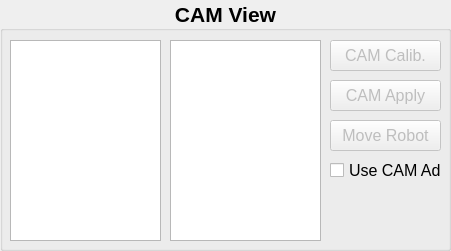
   <widget class="QGroupBox" name="camview_groupBox">
    <property name="geometry">
     <rect>
      <x>320</x>
      <y>180</y>
      <width>451</width>
      <height>251</height>
     </rect>
    </property>
    <property name="font">
     <font>
      <pointsize>16</pointsize>
      <weight>75</weight>
      <bold>true</bold>
     </font>
    </property>
    <property name="title">
     <string>CAM View</string>
    </property>
    <property name="alignment">
     <set>Qt::AlignCenter</set>
    </property>
    <widget class="QGraphicsView" name="camcap_graphicsView">
     <property name="geometry">
      <rect>
       <x>10</x>
       <y>40</y>
       <width>151</width>
       <height>201</height>
      </rect>
     </property>
     <property name="verticalScrollBarPolicy">
      <enum>Qt::ScrollBarAlwaysOff</enum>
     </property>
     <property name="horizontalScrollBarPolicy">
      <enum>Qt::ScrollBarAlwaysOff</enum>
     </property>
    </widget>
    <widget class="QPushButton" name="camCalib_PB">
     <property name="enabled">
      <bool>false</bool>
     </property>
     <property name="geometry">
      <rect>
       <x>330</x>
       <y>40</y>
       <width>111</width>
       <height>31</height>
      </rect>
     </property>
     <property name="font">
      <font>
       <pointsize>12</pointsize>
       <weight>50</weight>
       <bold>false</bold>
      </font>
     </property>
     <property name="text">
      <string>CAM Calib.</string>
     </property>
    </widget>
    <widget class="QGraphicsView" name="camcap_graphicsView2">
     <property name="geometry">
      <rect>
       <x>170</x>
       <y>40</y>
       <width>151</width>
       <height>201</height>
      </rect>
     </property>
     <property name="verticalScrollBarPolicy">
      <enum>Qt::ScrollBarAlwaysOff</enum>
     </property>
     <property name="horizontalScrollBarPolicy">
      <enum>Qt::ScrollBarAlwaysOff</enum>
     </property>
    </widget>
    <widget class="QPushButton" name="camApply_PB">
     <property name="enabled">
      <bool>false</bool>
     </property>
     <property name="geometry">
      <rect>
       <x>330</x>
       <y>80</y>
       <width>111</width>
       <height>31</height>
      </rect>
     </property>
     <property name="font">
      <font>
       <pointsize>12</pointsize>
       <weight>50</weight>
       <bold>false</bold>
      </font>
     </property>
     <property name="text">
      <string>CAM Apply</string>
     </property>
    </widget>
    <widget class="QPushButton" name="mrMov_PB">
     <property name="enabled">
      <bool>false</bool>
     </property>
     <property name="geometry">
      <rect>
       <x>330</x>
       <y>120</y>
       <width>111</width>
       <height>31</height>
      </rect>
     </property>
     <property name="font">
      <font>
       <pointsize>12</pointsize>
       <weight>50</weight>
       <bold>false</bold>
      </font>
     </property>
     <property name="text">
      <string>Move Robot</string>
     </property>
    </widget>
    <widget class="QCheckBox" name="useCAMAdj_checkBox">
     <property name="enabled">
      <bool>true</bool>
     </property>
     <property name="geometry">
      <rect>
       <x>330</x>
       <y>160</y>
       <width>111</width>
       <height>21</height>
      </rect>
     </property>
     <property name="font">
      <font>
       <pointsize>12</pointsize>
       <weight>50</weight>
       <bold>false</bold>
      </font>
     </property>
     <property name="text">
      <string>Use CAM Ad</string>
     </property>
    </widget>
   </widget>
